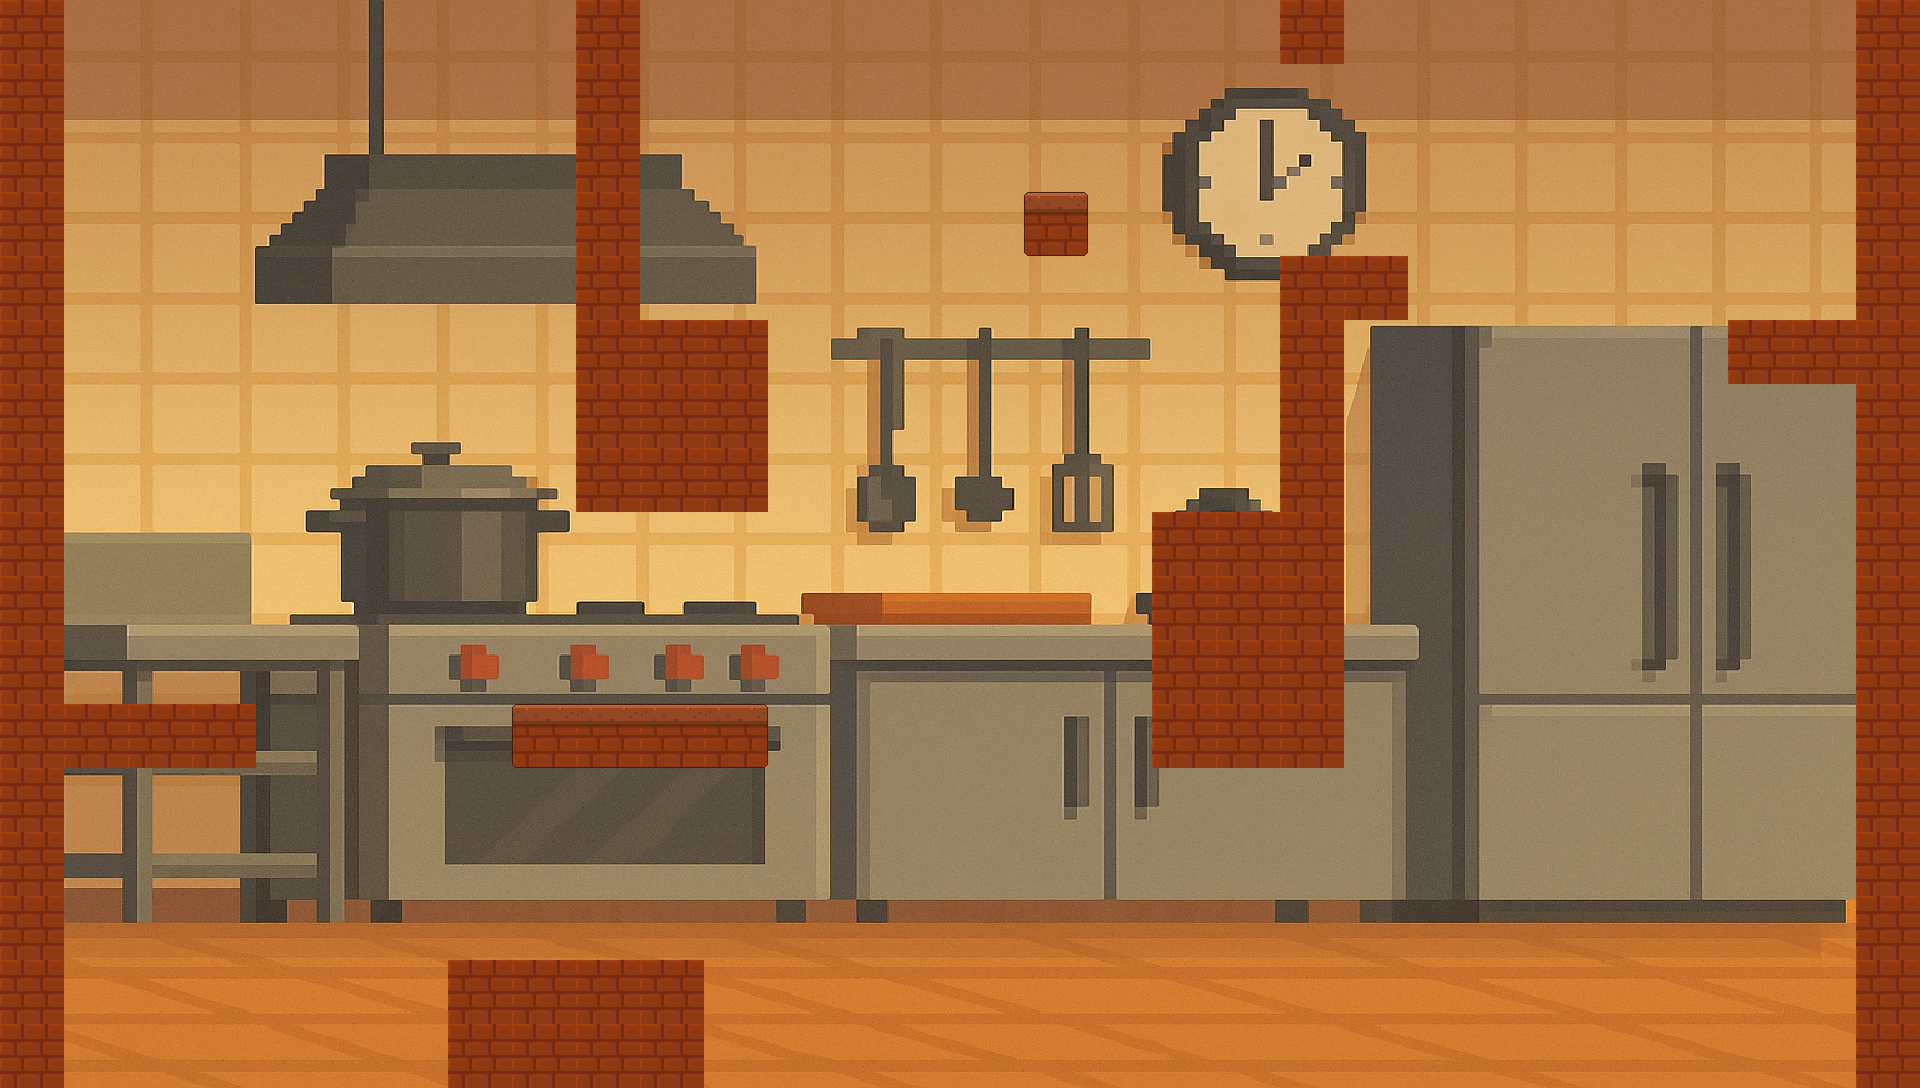

Tiled map render using the project's own tile images. Description and the whole map definition, tile-layer contents included, below:
An orthogonal 30x17 tile map with 64x64 px tiles, 2 tile layers (Camada de Blocos 1, Camada de Blocos 2), 1 image layer.

<map version="1.10" tiledversion="1.11.2" orientation="orthogonal" renderorder="right-down" width="30" height="17" tilewidth="64" tileheight="64" infinite="0" nextlayerid="4" nextobjectid="1">
 <tileset firstgid="1" source="tileset-cozinha.tsx" />
 <imagelayer id="3" name="Camada de Imagens 1">
  <image source="cozinha.png" width="1920" height="1088" />
 </imagelayer>
 <layer id="1" name="Camada de Blocos 1" width="30" height="17">
  <properties>
   <property name="type" value="interactive-block" />
  </properties>
  <data encoding="csv">
1,0,0,0,0,0,0,0,0,1,0,0,0,0,0,0,0,0,0,0,1,0,0,0,0,0,0,0,0,1,
1,0,0,0,0,0,0,0,0,1,0,0,0,0,0,0,0,0,0,0,0,0,0,0,0,0,0,0,0,1,
1,0,0,0,0,0,0,0,0,1,0,0,0,0,0,0,0,0,0,0,0,0,0,0,0,0,0,0,0,1,
1,0,0,0,0,0,0,0,0,1,0,0,0,0,0,0,7,0,0,0,0,0,0,0,0,0,0,0,0,1,
1,0,0,0,0,0,0,0,0,1,0,0,0,0,0,0,0,0,0,0,1,1,0,0,0,0,0,0,0,1,
1,0,0,0,0,0,0,0,0,1,1,1,0,0,0,0,0,0,0,0,1,0,0,0,0,0,0,1,1,1,
1,0,0,0,0,0,0,0,0,1,0,1,0,0,0,0,0,0,0,0,1,0,0,0,0,0,0,0,0,1,
1,0,0,0,0,0,0,0,0,1,1,1,0,0,0,0,0,0,0,0,1,0,0,0,0,0,0,0,0,1,
1,0,0,0,0,0,0,0,0,0,0,0,0,0,0,0,0,0,1,1,1,0,0,0,0,0,0,0,0,1,
1,0,0,0,0,0,0,0,0,0,0,0,0,0,0,0,0,0,1,0,1,0,0,0,0,0,0,0,0,1,
1,0,0,0,0,0,0,0,0,0,0,0,0,0,0,0,0,0,1,0,1,0,0,0,0,0,0,0,0,1,
1,1,1,1,0,0,0,0,12,13,13,14,0,0,0,0,0,0,1,1,1,0,0,0,0,0,0,0,0,1,
1,0,0,0,0,0,0,0,0,0,0,0,0,0,0,0,0,0,0,0,0,0,0,0,0,0,0,0,0,1,
1,0,0,0,0,0,0,0,0,0,0,0,0,0,0,0,0,0,0,0,0,0,0,0,0,0,0,0,0,1,
1,0,0,0,0,0,0,0,0,0,0,0,0,0,0,0,0,0,0,0,0,0,0,0,0,0,0,0,0,1,
1,0,0,0,0,0,0,1,1,1,1,0,0,0,0,0,0,0,0,0,0,0,0,0,0,0,0,0,0,1,
1,0,0,0,0,0,0,1,1,1,1,0,0,0,0,0,0,0,0,0,0,0,0,0,0,0,0,0,0,1
</data>
 </layer>
 <layer id="2" name="Camada de Blocos 2" width="30" height="17">
  <data encoding="csv">
0,0,0,0,0,0,0,0,0,0,0,0,0,0,0,0,0,0,0,0,0,0,0,0,0,0,0,0,0,0,
0,0,0,0,0,0,0,0,0,0,0,0,0,0,0,0,0,0,0,0,0,0,0,0,0,0,0,0,0,0,
0,0,0,0,0,0,0,0,0,0,0,0,0,0,0,0,0,0,0,0,0,0,0,0,0,0,0,0,0,0,
0,0,0,0,0,0,0,0,0,0,0,0,0,0,0,0,0,0,0,0,0,0,0,0,0,0,0,0,0,0,
0,0,0,0,0,0,0,0,0,0,0,0,0,0,0,0,0,0,0,0,0,0,0,0,0,0,0,0,0,0,
0,0,0,0,0,0,0,0,0,0,0,0,0,0,0,0,0,0,0,0,0,0,0,0,0,0,0,0,0,0,
0,0,0,0,0,0,0,0,0,0,1,0,0,0,0,0,0,0,0,0,0,0,0,0,0,0,0,0,0,0,
0,0,0,0,0,0,0,0,0,0,0,0,0,0,0,0,0,0,0,0,0,0,0,0,0,0,0,0,0,0,
0,0,0,0,0,0,0,0,0,0,0,0,0,0,0,0,0,0,0,0,0,0,0,0,0,0,0,0,0,0,
0,0,0,0,0,0,0,0,0,0,0,0,0,0,0,0,0,0,0,1,0,0,0,0,0,0,0,0,0,0,
0,0,0,0,0,0,0,0,0,0,0,0,0,0,0,0,0,0,0,1,0,0,0,0,0,0,0,0,0,0,
0,0,0,0,0,0,0,0,0,0,0,0,0,0,0,0,0,0,0,0,0,0,0,0,0,0,0,0,0,0,
0,0,0,0,0,0,0,0,0,0,0,0,0,0,0,0,0,0,0,0,0,0,0,0,0,0,0,0,0,0,
0,0,0,0,0,0,0,0,0,0,0,0,0,0,0,0,0,0,0,0,0,0,0,0,0,0,0,0,0,0,
0,0,0,0,0,0,0,0,0,0,0,0,0,0,0,0,0,0,0,0,0,0,0,0,0,0,0,0,0,0,
0,0,0,0,0,0,0,0,0,0,0,0,0,0,0,0,0,0,0,0,0,0,0,0,0,0,0,0,0,0,
0,0,0,0,0,0,0,0,0,0,0,0,0,0,0,0,0,0,0,0,0,0,0,0,0,0,0,0,0,0
</data>
 </layer>
</map>
